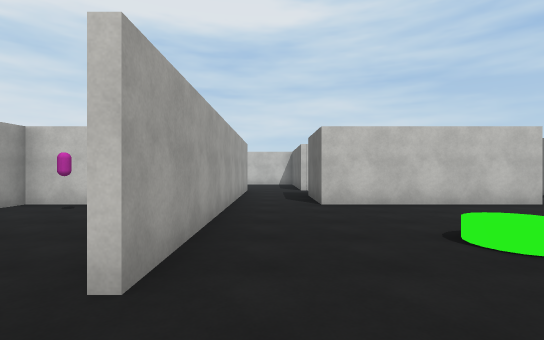
View 1 (above)

24 first-person views from a walk through a scene from a Unity 3-D project. The camera is 1.5 m above the floor, looks level and sees 85° across. The floor is counted in squares, 2 m on a side. Each view is taken from the middle of a square. On the plan, view 1 faces up. The plan holds only what a view shows up to about 10 squares ahead; the rest is blank. The player is left out. Surface patterns are stand-ins for the level's own textures.

View 2
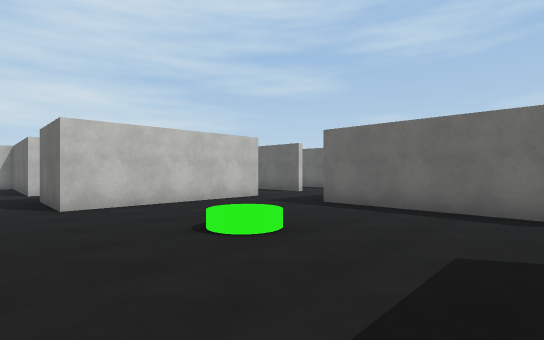

View 3
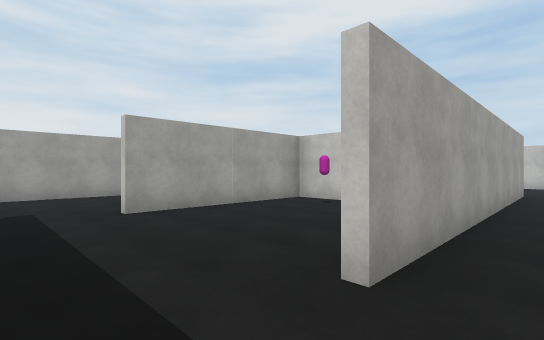

View 4
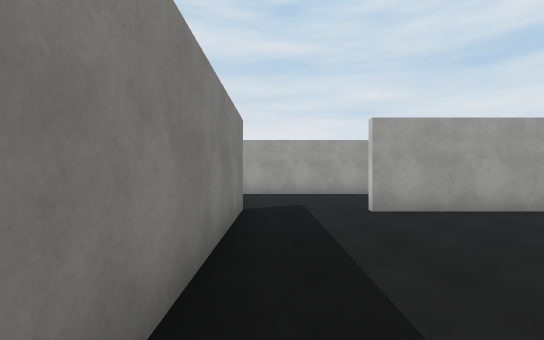

View 5
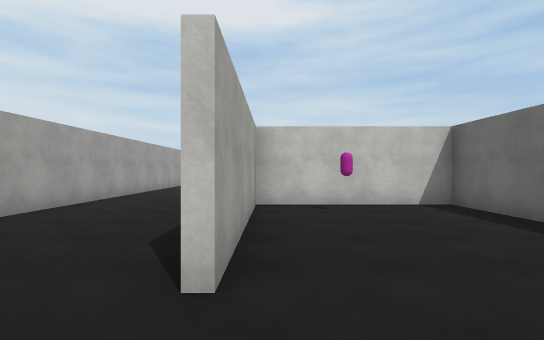

View 6
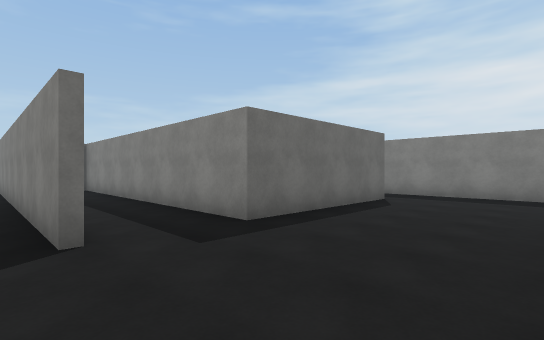

View 7
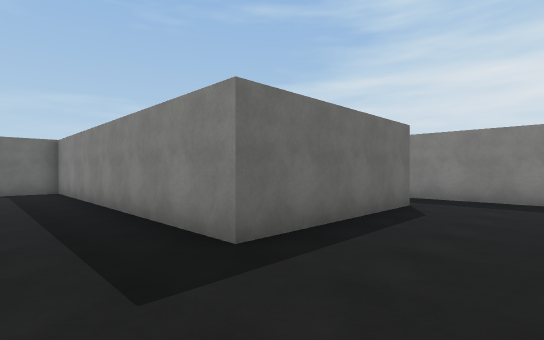

View 8
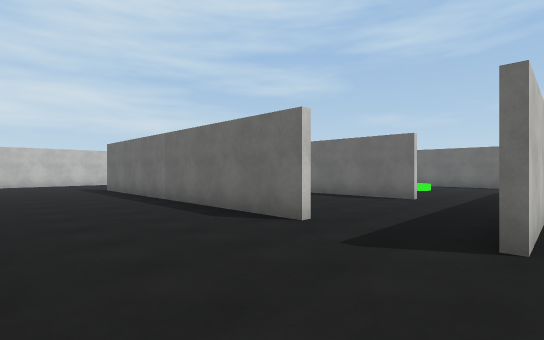

View 9
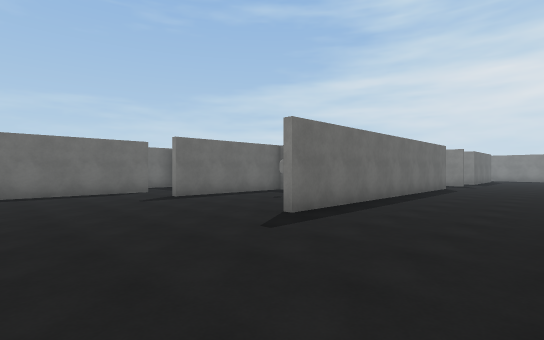

View 10
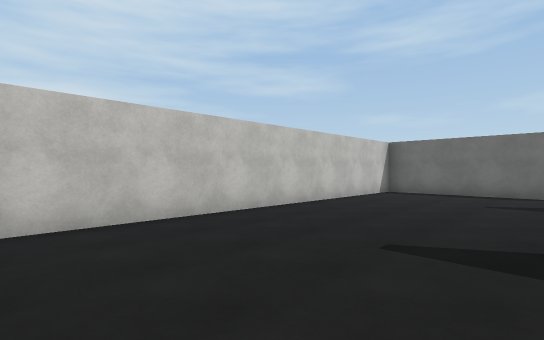

View 11
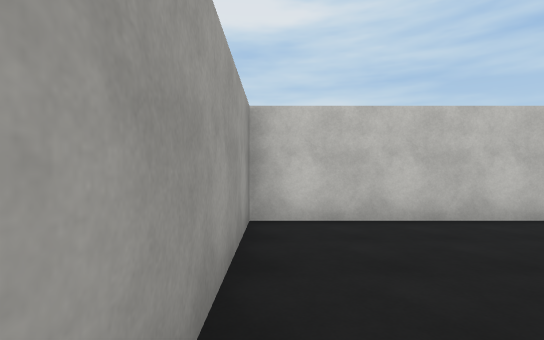

View 12
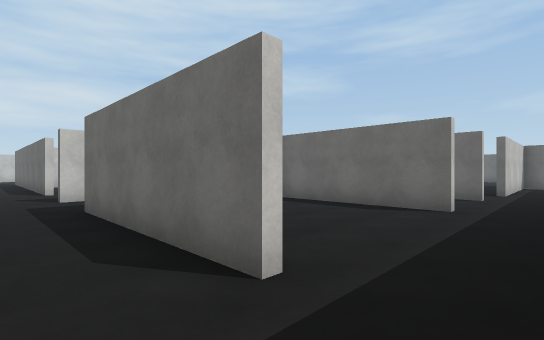

View 13
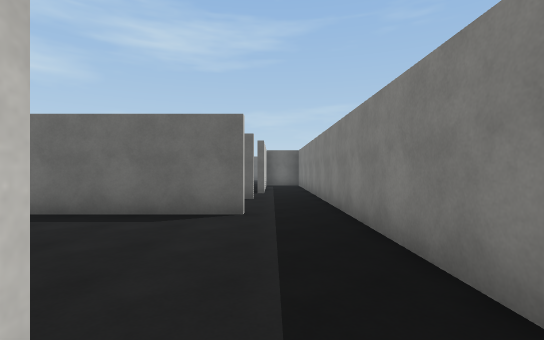

View 14
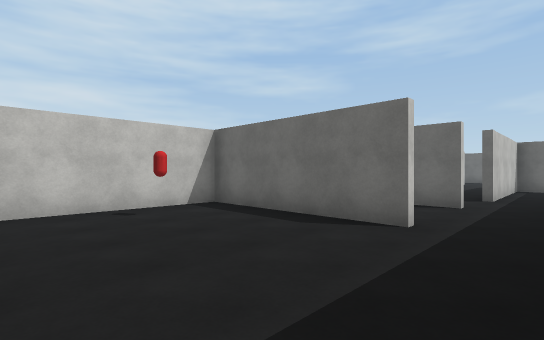

View 15
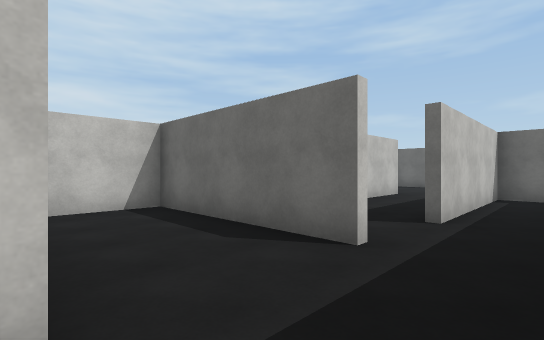

View 16
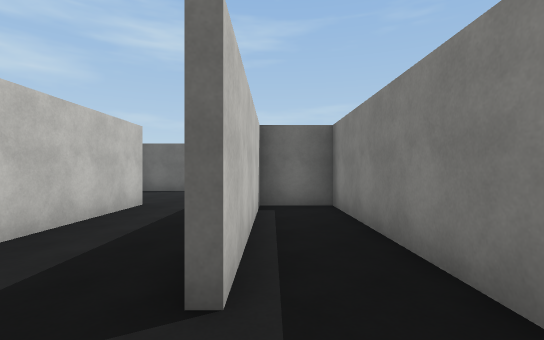

View 17
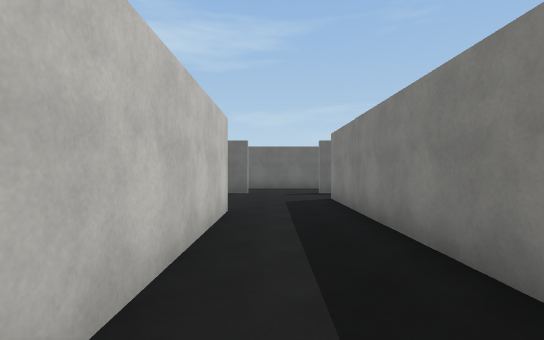

View 18
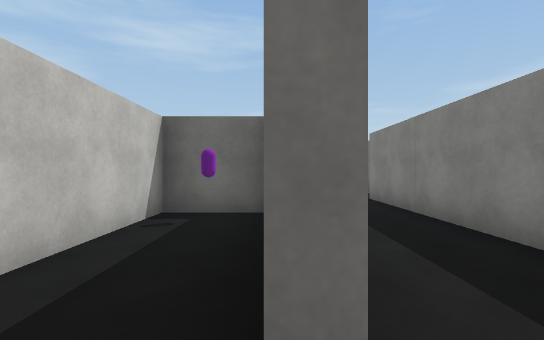

View 19
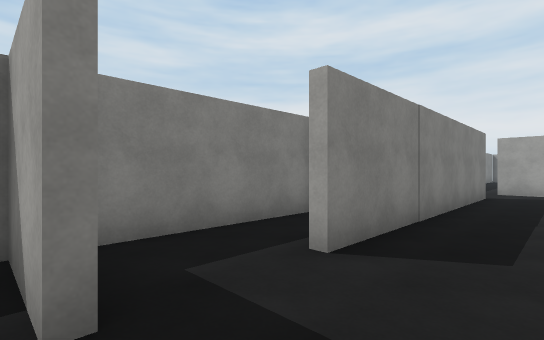

View 20
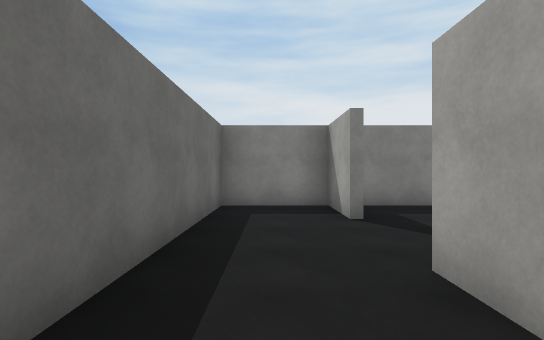

View 21
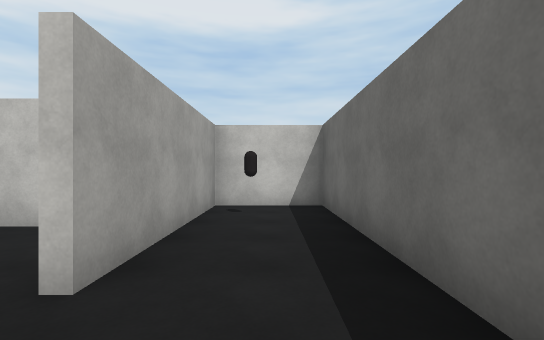

View 22
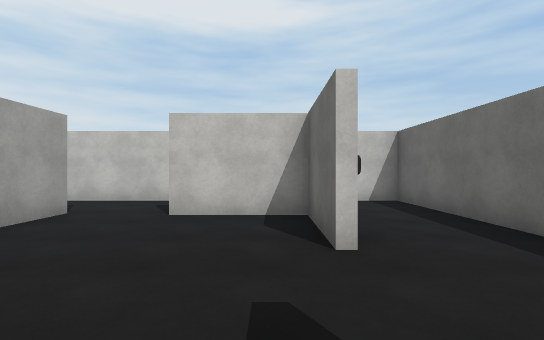

View 23
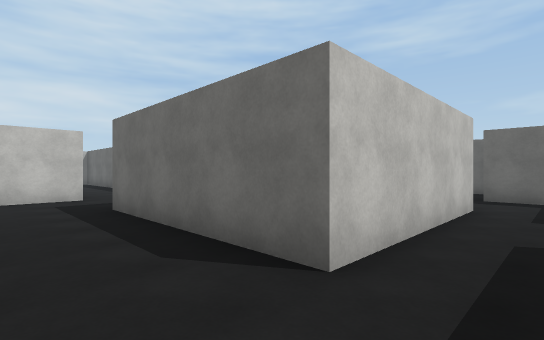

View 24
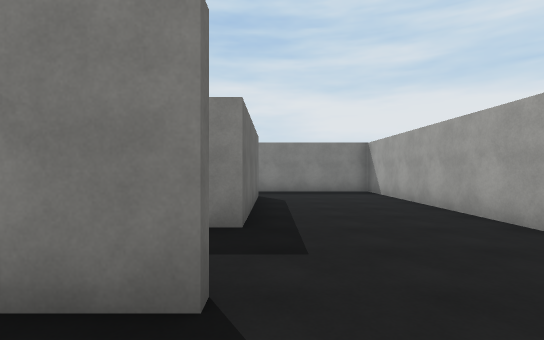

### Floor plan
Points are (right, up) in squares from view 1. A wall is a line through its corners. A room is listed if a view was taken in it or the views show most of it. See-through windows are left out.
Room 1 (views 1, 2, 3, 4)
walls: (5.9, 6.4) (1.1, 6.4); (5.8, -0.8) (5.8, 4.1); (-0.6, -0.6) (3.6, -0.6); (-0.9, 6.5) (-0.9, 1.8)
ways out: opening at (-1, 0.5) to room 2; opening at (4.5, -1) to room 9; opening at (0, 7); opening at (6, 5.5)
Room 2 (view 5)
walls: (-1, 1.8) (-1, 6.4) (-5.3, 6.4) (-5.3, 1.8); (-5.7, -0.6) (-0.6, -0.6)
ways out: opening at (-1, 0.5) to room 1; opening at (-6, 0.5) to room 3
Room 3 (views 6, 7, 8, 9, 10, 11, 12, 13, 24)
walls: (-9.3, 3.1) (-9.3, -1); (-5.6, 1.8) (-5.6, 11.1); (-1, 8.8) (-1, 11); (-3.6, -0.8) (-5.6, -0.8); (-0.9, 10.9) (-0.9, 9.4); (-9.3, -2.6) (-9.3, -9); (1.1, 10.9) (1.1, 15.1); (0.8, 15.4) (-9.3, 15.4) (-9.3, 4.6); (-5.6, -7.6) (-5.6, -2.9) (3.4, -2.9) (3.4, -1.5); (-8.6, -9.3) (-5.4, -9.3)
ways out: opening at (-6, 0.5) to room 2; opening at (-6, -8.5) to room 4; opening at (0, 10)
objects: other object (-3, 8)
Room 4 (view 14)
walls: (-1, -7.6) (-1, -3.1) (-4.7, -3.1); (-5.4, -9.3) (-1.4, -9.3)
ways out: opening at (-6, -8.5) to room 3; opening at (-1, -8.5) to room 5
objects: red capsule (-3, -4)
Room 5 (views 15, 16)
walls: (1.7, -7.6) (1.7, -3.1) (-0.2, -3.1); (-1.4, -9.3) (2.5, -9.3)
ways out: opening at (-1, -8.5) to room 4; opening at (2, -8.5) to room 6
Room 6 (views 17, 22)
walls: (8.5, -5.2) (3.9, -5.2); (8.5, -2.8) (8.5, -4.1); (3.6, -7.5) (10.8, -7.5); (12.6, -5.2) (12.6, -3.1) (10.3, -3.1); (12.6, -8.2) (12.6, -7.5); (1.9, -6.4) (1.9, -7.5)
ways out: opening at (2, -8.5) to room 5; opening at (3, -5) to room 7; opening at (13, -6.5) to room 8; opening at (9.5, -3) to room 9; opening at (3, -8) to room 10; opening at (11.5, -8) to room 11
Room 7 (view 18)
walls: (8.2, -4.9) (8.2, -3.1) (5, -3.1)
ways out: opening at (3, -5) to room 6
Room 8 (views 19, 20, 21)
walls: (12.8, -7.5) (12.8, -9.3) (15.1, -9.3) (15.1, -0.8) (12.8, -0.8) (12.8, -5.2)
ways out: opening at (13, -6.5) to room 6
Room 9 (view 23)
walls: (10.5, -0.8) (5.8, -0.8)
ways out: opening at (4.5, -1) to room 1; opening at (9.5, -3) to room 6; opening at (11.5, -1)
Room 10 (no view inside)
walls: (2.5, -9.3) (8.2, -9.3) (8.2, -7.7) (3.5, -7.7)
ways out: opening at (3, -8) to room 6
Room 11 (no view inside)
walls: (8.8, -9.3) (12.3, -9.3)
ways out: opening at (11.5, -8) to room 6

Positions as (right, up) in squares from view 1, and headings:
1: (0, 0), facing up
2: (0, 0), facing up-right
3: (0, 0), facing up-left
4: (0, 0), facing left
5: (-5, 0), facing up
6: (-9, 0), facing down-right
7: (-8, -1), facing down-right
8: (-9, -1), facing up-right
9: (-9, 15), facing down-right
10: (-9, 11), facing up-right
11: (-9, 11), facing up
12: (-7, -9), facing up-right
13: (-6, -8), facing right
14: (-5, -9), facing up-right
15: (-1, -9), facing up-right
16: (2, -8), facing right
17: (3, -6), facing right
18: (3, -5), facing right
19: (13, -6), facing down-left
20: (14, -3), facing down
21: (14, -7), facing up
22: (12, -8), facing up
23: (4, -2), facing up-right
24: (-6, 1), facing down
